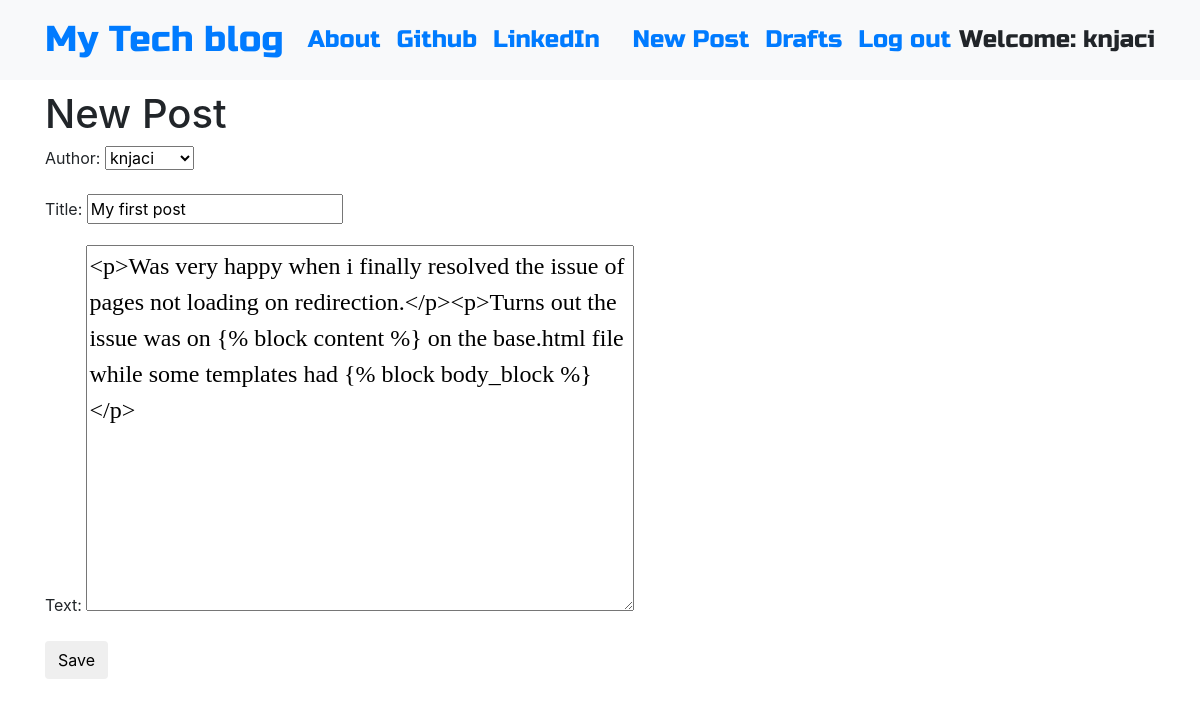
The page /post/7/edit/ (signed in) on the database its author committed.
### blog/models.py (models this page shows, shortened)
class Post(models.Model):
    author = models.ForeignKey('auth.User',on_delete = models.CASCADE)
    title = models.CharField(max_length=100)
    text = models.TextField()
    creation_date = models.DateTimeField(default=timezone.now())
    published_date = models.DateTimeField(blank=True,null=True)

### blog/views.py (the view)
# urls.py: path('post/<int:pk>/edit/', views.PostUpdateView.as_view(),name='post_edit'),
class PostUpdateView(LoginRequiredMixin,UpdateView):
    login_url = '/login/'
    redirect_field_name =  'blog/post_detail.html'
    form_class = PostForm
    model = Post

### blog/forms.py
class PostForm(forms.ModelForm):
    class Meta():
        model =  Post
        fields = ('author','title','text')
        widgets = {
            'title':forms.TextInput(attrs={'class':'textimputclass'}),
            'text':forms.Textarea(attrs={'class':'editable medium-editor-textarea postcontent'})
        }

### blog/templates/blog/post_form.html (shortened to what this page needs)
{% extends 'blog/base.html' %}
{% block content %}
<h1>New Post</h1>
<form class="post-form"  method="POST">
  {{form.as_p}}
  <button type="submit" class="save btn btn-default" >Save</button>
</form>
{% endblock %}

### blog/templates/blog/base.html (shortened to what this page needs)
<!DOCTYPE html>
{% load static %}
<html lang="en" dir="ltr">
  <head>
    <link rel="stylesheet" href="https://stackpath.bootstrapcdn.com/bootstrap/4.1.3/css/bootstrap.min.css"
>
    <link href="https://maxcdn.bootstrapcdn.com/font-awesome/4.7.0/css/font-awesome.min.css" rel="stylesheet">
    <link rel="stylesheet" href="//cdn.jsdelivr.net/npm/medium-editor@latest/dist/css/medium-editor.min.css" type="text/css" media="screen" charset="utf-8">
    <link rel="stylesheet" href="{% static 'css/blog.css' %}">
  </head>
  <body class="loader">
    <nav class="navbar navbar-expand-lg bg-light techfont">
      <div class="container">
        <div class="navbar-nav align-items-center">
          <a class="navbar-brand bigbrand" href="{% url 'post_list' %}">My Tech blog</a>
          <a class="nav-item nav-link" href="{% url 'about' %}">About</a>
          <a class="nav-item nav-link" href="https://www.github.com">Github</a>
          <a class="nav-item nav-link" href="https://www.linkedin.com">LinkedIn</a>
        </div>
        <div class="navbar-nav align-items-center ml-auto">
          {% if user.is_authenticated %}
            <a class="nav-item nav-link" href="{% url 'post_new' %}">New Post</a>
            <a class="nav-item nav-link" href="{% url 'post_draft_list' %}">Drafts</a>
            <a class="nav-item nav-link" href="{% url 'logout' %}">Log out</a>
            <a >Welcome: {{ user.username }}</a>
          {% else %}
            <a class="nav-item nav-link" href="{% url 'login' %}" aria-label="Login">
              <span class="fa fa-user" aria-hidden="true"></span></a>
          {% endif %}
        </div>
      </div>
    </nav>
    <div class="content container">
      <div class="row">
        <div class="col-md-8">
          <div class="blog_posts">
            {% block content %}
            {% endblock %}
          </div>
        </div>
      </div>
    </div>
  </body>
</html>

### blog/static/css/blog.css (style rules this page uses)
.techfont { font-family: 'Russo One', sans-serif; font-size: 1.5em; margin-bottom: 10px; }
.bigbrand { font-size: 1.5em; }
.loader { filter:hue-rotate(0deg); color:linear-gradient(45deg,#0f8,#08f); animation:hue 10000ms infinite linear; }
.postcontent { font-family: Montserrat; font-size: 1.5em; }

### rows shown on the page
Post: author "knjaci", title "My first post", text "<p>Was very happy when i finally resolved the issue of pages not loading on redirection.</p><p>Turns out the issue was on {% block content %} on the base.html file while some templates had {% block body_block %}</p>"

### other values the page prints
{{ user.username }} "knjaci"
